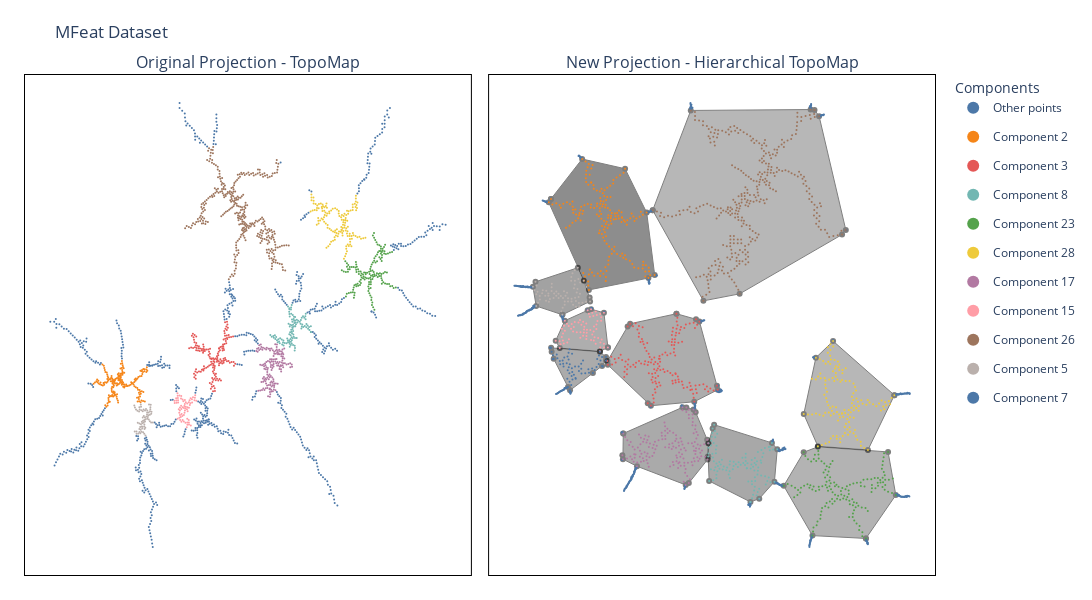

Notebook source saved alongside this figure:
### Code cell
components_to_highligth = hiertopomap_mfeat.components_to_scale

fig = plot_topomap_comparison_highlight(proj_topomap_mfeat, proj_hier_mfeat, 
                                        components_to_highligth, df_comp_mfeat,
                                        hiertopomap_mfeat
                                        )
fig.update_layout(height=600, width=1200, title='MFeat Dataset', 
                  legend= {'itemsizing': 'constant'},
                  xaxis=dict(showticklabels=False), 
                  yaxis=dict(showticklabels=False),
                  xaxis2=dict(showticklabels=False), 
                  yaxis2=dict(showticklabels=False)
                  )
fig.show()

### Figure 1 — Plotly figure (JSON) as saved in the notebook; plotly's stock layout.template omitted (floating-point values rounded to 4 significant figures; data arrays with more than 128 entries replaced by an {"elided": "..."} marker saying what was removed)
{"data": [{"legendgroup": "Other points", "marker": {"color": "#4C78A8", "size": 2}, "mode": "markers", "name": "Other points", "type": "scatter", "x": {"elided": "596 float values"}, "xaxis": "x", "y": {"elided": "596 float values"}, "yaxis": "y"}, {"legendgroup": "Component 2", "marker": {"color": "#F58518", "size": 2}, "mode": "markers", "name": "Component 2", "type": "scatter", "x": {"elided": "178 float values"}, "xaxis": "x", "y": {"elided": "178 float values"}, "yaxis": "y"}, {"legendgroup": "Component 3", "marker": {"color": "#E45756", "size": 2}, "mode": "markers", "name": "Component 3", "type": "scatter", "x": {"elided": "154 float values"}, "xaxis": "x", "y": {"elided": "154 float values"}, "yaxis": "y"}, {"legendgroup": "Component 8", "marker": {"color": "#72B7B2", "size": 2}, "mode": "markers", "name": "Component 8", "type": "scatter", "x": [709.2, 668.3, 682.7, 631.6, 706.4, 654.8, 678.1, 672.9, 670.4, 734.1, 659.1, 656.8, 664.6, 660.9, 646.4, 764.6, 673.3, 653.4, 729.1, 652.2, 738.9, 640.8, 643.7, 536.7, 631.8, 562.2, 650.3, 649.6, 732.6, 690.9, 605.6, 623.1, 647.1, 653.7, 764.6, 641.7, 639.7, 673.3, 764.6, 557.6, 734.9, 686.5, 652.5, 638.3, 754.2, 726.3, 653.2, 638.3, 673.0, 654.7, 639.8, 675.8, 571.4, 630.6, 653.1, 720.2, 667.0, 712.0, 704.6, 575.6, 658.9, 718.9, 672.2, 711.6, 682.2, 700.0, 658.5, 595.0, 644.1, 567.2, 745.7, 639.2, 548.7, 648.2, 641.6, 662.6, 664.7, 579.5, 656.2, 661.1, 714.6, 663.4, 756.4, 545.9, 641.7, 639.4, 748.3, 648.7, 627.0, 604.8, 602.5, 647.6, 661.4, 555.2, 585.6, 670.3, 528.5, 738.2, 639.9, 672.1, 612.7, 666.5, 634.7, 650.0, 583.4, 597.8], "xaxis": "x", "y": [-983.7, -959.1, -944.7, -885.7, -945.5, -1005.0, -964.8, -932.7, -1060.0, -942.9, -923.9, -953.5, -1020.0, -1057.0, -1030.0, -973.4, -973.8, -969.6, -972.7, -1023.0, -963.7, -1052.0, -1001.0, -1020.0, -1045.0, -1022.0, -917.6, -889.5, -929.0, -949.0, -1059.0, -1050.0, -1013.0, -1036.0, -998.7, -974.6, -1044.0, -973.8, -998.7, -1030.0, -918.3, -957.4, -997.9, -908.8, -976.9, -935.5, -878.8, -1036.0, -947.6, -943.6, -893.4, -956.9, -1045.0, -1037.0, -1051.0, -977.2, -949.3, -974.6, -962.9, -1032.0, -1028.0, -928.5, -1070.0, -936.2, -1026.0, -953.7, -986.0, -1033.0, -966.7, -1036.0, -970.6, -1009.0, -1025.0, -1043.0, -929.9, -1010.0, -941.5, -1041.0, -977.6, -967.4, -965.9, -975.6, -990.9, -1017.0, -1065.0, -897.6, -984.9, -898.6, -1028.0, -1037.0, -1046.0, -1058.0, -995.1, -1014.0, -1028.0, -1081.0, -1013.0, -978.0, -919.2, -1026.0, -1048.0, -931.5, -962.3, -988.7, -1050.0, -1055.0], "yaxis": "y"}, {"legendgroup": "Component 23", "marker": {"color": "#54A24B", "size": 2}, "mode": "markers", "name": "Component 23", "type": "scatter", "x": {"elided": "146 float values"}, "xaxis": "x", "y": {"elided": "146 float values"}, "yaxis": "y"}, {"legendgroup": "Component 28", "marker": {"color": "#EECA3B", "size": 2}, "mode": "markers", "name": "Component 28", "type": "scatter", "x": {"elided": "139 float values"}, "xaxis": "x", "y": {"elided": "139 float values"}, "yaxis": "y"}, {"legendgroup": "Component 17", "marker": {"color": "#B279A2", "size": 2}, "mode": "markers", "name": "Component 17", "type": "scatter", "x": {"elided": "150 float values"}, "xaxis": "x", "y": {"elided": "150 float values"}, "yaxis": "y"}, {"legendgroup": "Component 15", "marker": {"color": "#FF9DA6", "size": 2}, "mode": "markers", "name": "Component 15", "type": "scatter", "x": [8.096, 54.08, -8.78, 59.58, 30.89, 27.66, 65.4, 44.49, 10.62, 28.82, 25.01, -8.526, 24.61, 91.07, 17.44, 2.414, 72.89, -1.93, 1.614, 54.35, 34.12, -29.72, 17.75, 55.01, 86.89, 8.871, 33.66, 6.663, 88.87, 12.02, -9.887, 53.8, 22.07, 25.38, 35.89, -10.93, 53.17, -28.42, -11.39, 44.57, -4.747, 17.24, 77.96, -18.71, 30.28, 45.77, 10.21, 31.21, -12.1, -20.28, 44.88, 3.052, -0.671, 41.61, -1.166, 58.07, 2.26, 42.86, 45.38, 47.03, 36.16, 97.57, 64.23, 62.86, -17.66, 71.88, 9.789, 15.94], "xaxis": "x", "y": [-1296.0, -1403.0, -1304.0, -1325.0, -1303.0, -1330.0, -1417.0, -1318.0, -1399.0, -1360.0, -1370.0, -1314.0, -1399.0, -1282.0, -1300.0, -1369.0, -1314.0, -1360.0, -1349.0, -1337.0, -1404.0, -1306.0, -1392.0, -1413.0, -1303.0, -1328.0, -1340.0, -1379.0, -1293.0, -1365.0, -1294.0, -1313.0, -1308.0, -1338.0, -1332.0, -1284.0, -1392.0, -1317.0, -1387.0, -1386.0, -1344.0, -1336.0, -1291.0, -1305.0, -1321.0, -1413.0, -1343.0, -1350.0, -1273.0, -1295.0, -1403.0, -1392.0, -1283.0, -1424.0, -1382.0, -1304.0, -1336.0, -1344.0, -1335.0, -1353.0, -1312.0, -1306.0, -1295.0, -1317.0, -1315.0, -1300.0, -1285.0, -1374.0], "yaxis": "y"}, {"legendgroup": "Component 26", "marker": {"color": "#9D755D", "size": 2}, "mode": "markers", "name": "Component 26", "type": "scatter", "x": {"elided": "339 float values"}, "xaxis": "x", "y": {"elided": "339 float values"}, "yaxis": "y"}, {"legendgroup": "Component 5", "marker": {"color": "#BAB0AC", "size": 2}, "mode": "markers", "name": "Component 5", "type": "scatter", "x": [-232.7, -236.0, -224.5, -223.3, -205.7, -229.7, -226.1, -212.5, -221.2, -155.8, -234.4, -201.8, -205.9, -172.4, -179.5, -201.3, -245.4, -215.3, -189.6, -178.1, -193.3, -173.3, -170.1, -240.4, -251.1, -182.3, -214.6, -216.6, -209.2, -198.7, -201.6, -214.5, -212.8, -225.2, -165.2, -205.1, -228.6, -243.6, -208.4, -199.5, -250.5, -168.1, -209.9, -260.1, -165.7, -179.9, -226.7, -221.7, -195.5, -170.6, -163.5, -188.9, -188.3, -234.0, -188.0, -261.3, -197.8, -263.8, -217.7, -205.3, -204.4, -173.0, -233.9, -234.3, -253.7, -220.1, -185.3], "xaxis": "x", "y": [-1345.0, -1354.0, -1333.0, -1348.0, -1421.0, -1424.0, -1323.0, -1447.0, -1421.0, -1404.0, -1335.0, -1380.0, -1454.0, -1353.0, -1390.0, -1350.0, -1351.0, -1422.0, -1368.0, -1322.0, -1376.0, -1397.0, -1335.0, -1453.0, -1443.0, -1370.0, -1353.0, -1407.0, -1403.0, -1461.0, -1399.0, -1380.0, -1396.0, -1411.0, -1364.0, -1392.0, -1451.0, -1404.0, -1374.0, -1426.0, -1453.0, -1324.0, -1345.0, -1337.0, -1403.0, -1359.0, -1436.0, -1444.0, -1343.0, -1344.0, -1355.0, -1358.0, -1349.0, -1432.0, -1387.0, -1443.0, -1388.0, -1327.0, -1430.0, -1412.0, -1432.0, -1369.0, -1446.0, -1408.0, -1345.0, -1400.0, -1379.0], "yaxis": "y"}, {"legendgroup": "Component 7", "marker": {"color": "#4C78A8", "size": 2}, "mode": "markers", "name": "Component 7", "type": "scatter", "x": [141.6, 121.2, 152.0, 104.6, 123.8, 133.2, 112.5, 159.0, 112.0, 151.1, 160.7, 168.3, 102.9, 161.1, 185.5, 150.8, 126.7, 200.0, 131.7, 103.5, 145.6, 92.38, 102.7, 137.6, 136.1, 124.3, 98.67, 81.62, 138.8, 166.4, 70.57, 122.3, 160.7, 129.7, 175.3, 149.5, 136.2, 118.3, 121.7, 158.8, 189.5, 126.4, 149.0, 112.9, 94.11, 149.1, 170.3, 142.4, 170.9, 156.6, 84.91, 108.3, 92.47, 134.4, 164.0, 126.7, 151.0], "xaxis": "x", "y": [-1320.0, -1424.0, -1404.0, -1409.0, -1360.0, -1313.0, -1415.0, -1371.0, -1423.0, -1340.0, -1361.0, -1390.0, -1428.0, -1351.0, -1406.0, -1350.0, -1321.0, -1412.0, -1367.0, -1400.0, -1369.0, -1438.0, -1438.0, -1375.0, -1385.0, -1307.0, -1386.0, -1440.0, -1394.0, -1413.0, -1439.0, -1406.0, -1400.0, -1416.0, -1408.0, -1396.0, -1298.0, -1314.0, -1415.0, -1393.0, -1416.0, -1296.0, -1312.0, -1398.0, -1395.0, -1327.0, -1390.0, -1407.0, -1399.0, -1334.0, -1390.0, -1310.0, -1428.0, -1402.0, -1341.0, -1398.0, -1377.0], "yaxis": "y"}, {"fill": "toself", "fillcolor": "rgb(30, 30, 30)", "legendgroup": "Components", "line": {"color": "rgb(0, 0, 0)", "width": 1}, "name": "Components", "opacity": 0.5, "showlegend": false, "text": "Component 2", "type": "scatter", "x": [-3218.0, -3270.0, -2455.0, -2344.0, -970.0, -825.7, -1010.0, -1509.0, -2499.0, -3218.0], "xaxis": "x2", "y": [-2276.0, -2358.0, -4230.0, -4456.0, -4173.0, -4099.0, -2604.0, -1552.0, -1319.0, -2276.0], "yaxis": "y2"}, {"fill": "toself", "fillcolor": "rgb(93, 93, 93)", "legendgroup": "Components", "line": {"color": "rgb(0, 0, 0)", "width": 1}, "name": "Components", "opacity": 0.5, "showlegend": false, "text": "Component 3", "type": "scatter", "x": [-323.8, -1392.0, -1450.0, -1915.0, -1906.0, -985.1, -913.0, 86.65, 629.6, 611.3, 206.3, 127.0, -323.8], "xaxis": "x2", "y": [-5027.0, -5267.0, -5335.0, -6162.0, -6252.0, -7170.0, -7231.0, -7136.0, -6849.0, -6755.0, -5210.0, -5159.0, -5027.0], "yaxis": "y2"}, {"fill": "toself", "fillcolor": "rgb(72, 72, 72)", "legendgroup": "Components", "line": {"color": "rgb(0, 0, 0)", "width": 1}, "name": "Components", "opacity": 0.5, "showlegend": false, "text": "Component 5", "type": "scatter", "x": [-2955.0, -2316.0, -2326.0, -2464.0, -2599.0, -3575.0, -3635.0, -3559.0, -2955.0], "xaxis": "x2", "y": [-5051.0, -4731.0, -4641.0, -4234.0, -3925.0, -4262.0, -4382.0, -4843.0, -5051.0], "yaxis": "y2"}, {"fill": "toself", "fillcolor": "rgb(89, 89, 89)", "legendgroup": "Components", "line": {"color": "rgb(0, 0, 0)", "width": 1}, "name": "Components", "opacity": 0.5, "showlegend": false, "text": "Component 7", "type": "scatter", "x": [-2090.0, -3215.0, -3203.0, -3156.0, -2826.0, -2779.0, -2251.0, -2040.0, -1948.0, -1948.0, -2090.0], "xaxis": "x2", "y": [-5939.0, -5845.0, -5936.0, -6107.0, -6782.0, -6863.0, -6448.0, -6277.0, -6149.0, -6066.0, -5939.0], "yaxis": "y2"}, {"fill": "toself", "fillcolor": "rgb(83, 83, 83)", "legendgroup": "Components", "line": {"color": "rgb(0, 0, 0)", "width": 1}, "name": "Components", "opacity": 0.5, "showlegend": false, "text": "Component 8", "type": "scatter", "x": [408.2, 430.8, 1384.0, 1587.0, 1937.0, 2002.0, 1880.0, 545.4, 510.8, 418.2, 408.2], "xaxis": "x2", "y": [-8448.0, -9035.0, -9536.0, -9459.0, -9050.0, -8273.0, -8122.0, -7686.0, -7775.0, -8130.0, -8448.0], "yaxis": "y2"}, {"fill": "toself", "fillcolor": "rgb(96, 96, 96)", "legendgroup": "Components", "line": {"color": "rgb(0, 0, 0)", "width": 1}, "name": "Components", "opacity": 0.5, "showlegend": false, "text": "Component 15", "type": "scatter", "x": [-1905.0, -1997.0, -2293.0, -2371.0, -2899.0, -3109.0, -3015.0, -2089.0, -1905.0], "xaxis": "x2", "y": [-5837.0, -5004.0, -4919.0, -4945.0, -5193.0, -5673.0, -5850.0, -5928.0, -5837.0], "yaxis": "y2"}, {"fill": "toself", "fillcolor": "rgb(87, 87, 87)", "legendgroup": "Components", "line": {"color": "rgb(0, 0, 0)", "width": 1}, "name": "Components", "opacity": 0.5, "showlegend": false, "text": "Component 17", "type": "scatter", "x": [-1550.0, -1571.0, -1558.0, -1234.0, -109.8, -37.65, 394.5, 406.9, 385.8, 119.8, 69.16, -94.2, -182.5, -1550.0], "xaxis": "x2", "y": [-7897.0, -8421.0, -8511.0, -8682.0, -9129.0, -9084.0, -8522.0, -8130.0, -8047.0, -7388.0, -7324.0, -7271.0, -7269.0, -7897.0], "yaxis": "y2"}, {"fill": "toself", "fillcolor": "rgb(105, 105, 105)", "legendgroup": "Components", "line": {"color": "rgb(0, 0, 0)", "width": 1}, "name": "Components", "opacity": 0.5, "showlegend": false, "text": "Component 23", "type": "scatter", "x": [4047.0, 4737.0, 4559.0, 2939.0, 2612.0, 2152.0, 2815.0, 4047.0], "xaxis": "x2", "y": [-10410.0, -9373.0, -8339.0, -8216.0, -8346.0, -9151.0, -10340.0, -10410.0], "yaxis": "y2"}, {"fill": "toself", "fillcolor": "rgb(113, 113, 113)", "legendgroup": "Components", "line": {"color": "rgb(0, 0, 0)", "width": 1}, "name": "Components", "opacity": 0.5, "showlegend": false, "text": "Component 26", "type": "scatter", "x": [-871.3, 297.7, 1134.0, 3497.0, 3584.0, 2967.0, 2861.0, 2772.0, 7.052, -871.3], "xaxis": "x2", "y": [-2547.0, -4718.0, -4551.0, -3130.0, -3018.0, -292.7, -142.2, -134.2, -155.6, -2547.0], "yaxis": "y2"}, {"fill": "toself", "fillcolor": "rgb(114, 114, 114)", "legendgroup": "Components", "line": {"color": "rgb(0, 0, 0)", "width": 1}, "name": "Components", "opacity": 0.5, "showlegend": false, "text": "Component 28", "type": "scatter", "x": [4704.0, 3290.0, 2893.0, 2614.0, 2940.0, 4095.0, 4704.0], "xaxis": "x2", "y": [-6978.0, -5682.0, -6081.0, -7432.0, -8203.0, -8290.0, -6978.0], "yaxis": "y2"}, {"legendgroup": "Other points", "marker": {"color": "#4C78A8", "size": 2}, "mode": "markers", "name": "Other points", "showlegend": false, "type": "scatter", "x": {"elided": "596 float values"}, "xaxis": "x2", "y": {"elided": "596 float values"}, "yaxis": "y2"}, {"legendgroup": "Component 2", "marker": {"color": "#F58518", "size": 2}, "mode": "markers", "name": "Component 2", "showlegend": false, "type": "scatter", "x": {"elided": "178 float values"}, "xaxis": "x2", "y": {"elided": "178 float values"}, "yaxis": "y2"}, {"legendgroup": "Component 3", "marker": {"color": "#E45756", "size": 2}, "mode": "markers", "name": "Component 3", "showlegend": false, "type": "scatter", "x": {"elided": "154 float values"}, "xaxis": "x2", "y": {"elided": "154 float values"}, "yaxis": "y2"}, {"legendgroup": "Component 8", "marker": {"color": "#72B7B2", "size": 2}, "mode": "markers", "name": "Component 8", "showlegend": false, "type": "scatter", "x": [1334.0, 1405.0, 1565.0, 1880.0, 1631.0, 993.7, 1389.0, 1631.0, 599.6, 1737.0, 1658.0, 1414.0, 904.0, 597.8, 766.6, 1587.0, 1302.0, 1275.0, 1483.0, 846.0, 1586.0, 574.4, 995.9, 510.8, 599.7, 572.2, 1682.0, 1905.0, 1844.0, 1555.0, 408.2, 537.6, 903.7, 744.8, 1384.0, 1198.0, 633.0, 1302.0, 1384.0, 492.5, 1937.0, 1474.0, 1045.0, 1716.0, 1527.0, 1772.0, 2002.0, 698.1, 1512.0, 1487.0, 1844.0, 1445.0, 418.2, 665.7, 620.9, 1420.0, 1479.0, 1415.0, 1486.0, 535.2, 826.2, 1806.0, 524.7, 1721.0, 911.0, 1545.0, 1159.0, 587.6, 1269.0, 479.0, 1551.0, 911.8, 505.0, 668.6, 1556.0, 976.5, 1534.0, 472.6, 1219.0, 1316.0, 1493.0, 1258.0, 1421.0, 564.1, 471.6, 1808.0, 1444.0, 1830.0, 724.8, 586.3, 505.9, 550.6, 1094.0, 617.2, 601.1, 430.8, 545.4, 1469.0, 1637.0, 881.6, 516.6, 1620.0, 1275.0, 1111.0, 416.6, 415.0], "xaxis": "x2", "y": [-9046.0, -8643.0, -8713.0, -8122.0, -8906.0, -8676.0, -8738.0, -8598.0, -8971.0, -9119.0, -8460.0, -8533.0, -8800.0, -8884.0, -8686.0, -9459.0, -8728.0, -8555.0, -9172.0, -8709.0, -9222.0, -8709.0, -8573.0, -7775.0, -8616.0, -7986.0, -8370.0, -8277.0, -9065.0, -8792.0, -8448.0, -8560.0, -8640.0, -8762.0, -9536.0, -8476.0, -8676.0, -8728.0, -9536.0, -7974.0, -9050.0, -8783.0, -8635.0, -8247.0, -9386.0, -9035.0, -8273.0, -8638.0, -8644.0, -8486.0, -8211.0, -8695.0, -8130.0, -8580.0, -8804.0, -9114.0, -8602.0, -9040.0, -8945.0, -8123.0, -8778.0, -8954.0, -9016.0, -8919.0, -8960.0, -8880.0, -8647.0, -8282.0, -8472.0, -8068.0, -9298.0, -8564.0, -7888.0, -8740.0, -8338.0, -8754.0, -8559.0, -8183.0, -8602.0, -8610.0, -9034.0, -8654.0, -9446.0, -7839.0, -8756.0, -8221.0, -9363.0, -8298.0, -8524.0, -8372.0, -8382.0, -8780.0, -8698.0, -7904.0, -8190.0, -9035.0, -7686.0, -9261.0, -8292.0, -8878.0, -8472.0, -8543.0, -8382.0, -8586.0, -8240.0, -8374.0], "yaxis": "y2"}, {"legendgroup": "Component 23", "marker": {"color": "#54A24B", "size": 2}, "mode": "markers", "name": "Component 23", "showlegend": false, "type": "scatter", "x": {"elided": "146 float values"}, "xaxis": "x2", "y": {"elided": "146 float values"}, "yaxis": "y2"}, {"legendgroup": "Component 28", "marker": {"color": "#EECA3B", "size": 2}, "mode": "markers", "name": "Component 28", "showlegend": false, "type": "scatter", "x": {"elided": "139 float values"}, "xaxis": "x2", "y": {"elided": "139 float values"}, "yaxis": "y2"}, {"legendgroup": "Component 17", "marker": {"color": "#B279A2", "size": 2}, "mode": "markers", "name": "Component 17", "showlegend": false, "type": "scatter", "x": {"elided": "150 float values"}, "xaxis": "x2", "y": {"elided": "150 float values"}, "yaxis": "y2"}, {"legendgroup": "Component 15", "marker": {"color": "#FF9DA6", "size": 2}, "mode": "markers", "name": "Component 15", "showlegend": false, "type": "scatter", "x": [-2147.0, -2921.0, -2242.0, -2294.0, -2170.0, -2388.0, -3015.0, -2266.0, -2965.0, -2622.0, -2707.0, -2321.0, -2940.0, -1905.0, -2170.0, -2740.0, -2187.0, -2670.0, -2584.0, -2403.0, -2967.0, -2293.0, -2897.0, -2999.0, -2082.0, -2403.0, -2458.0, -2809.0, -1995.0, -2691.0, -2160.0, -2213.0, -2225.0, -2455.0, -2393.0, -2083.0, -2842.0, -2371.0, -2899.0, -2804.0, -2549.0, -2449.0, -1996.0, -2266.0, -2311.0, -3020.0, -2516.0, -2538.0, -1997.0, -2185.0, -2943.0, -2917.0, -2058.0, -3109.0, -2849.0, -2131.0, -2475.0, -2477.0, -2399.0, -2542.0, -2234.0, -2089.0, -2049.0, -2231.0, -2343.0, -2077.0, -2062.0, -2754.0], "xaxis": "x2", "y": [-5201.0, -5738.0, -5081.0, -5656.0, -5394.0, -5412.0, -5850.0, -5526.0, -5388.0, -5469.0, -5455.0, -5099.0, -5498.0, -5837.0, -5283.0, -5275.0, -5744.0, -5224.0, -5236.0, -5635.0, -5582.0, -4919.0, -5433.0, -5761.0, -5838.0, -5260.0, -5475.0, -5324.0, -5837.0, -5344.0, -5056.0, -5592.0, -5332.0, -5406.0, -5481.0, -5031.0, -5714.0, -4945.0, -5193.0, -5636.0, -5177.0, -5338.0, -5748.0, -5004.0, -5418.0, -5689.0, -5294.0, -5471.0, -5004.0, -4975.0, -5666.0, -5316.0, -5111.0, -5673.0, -5267.0, -5611.0, -5220.0, -5555.0, -5560.0, -5603.0, -5451.0, -5928.0, -5645.0, -5670.0, -5029.0, -5714.0, -5198.0, -5389.0], "yaxis": "y2"}, {"legendgroup": "Component 26", "marker": {"color": "#9D755D", "size": 2}, "mode": "markers", "name": "Component 26", "showlegend": false, "type": "scatter", "x": {"elided": "339 float values"}, "xaxis": "x2", "y": {"elided": "339 float values"}, "yaxis": "y2"}, {"legendgroup": "Component 5", "marker": {"color": "#BAB0AC", "size": 2}, "mode": "markers", "name": "Component 5", "showlegend": false, "type": "scatter", "x": [-2666.0, -2752.0, -2545.0, -2669.0, -3241.0, -3328.0, -2464.0, -3475.0, -3278.0, -2955.0, -2586.0, -2883.0, -3517.0, -2573.0, -2902.0, -2624.0, -2749.0, -3277.0, -2743.0, -2326.0, -2824.0, -2948.0, -2408.0, -3601.0, -3553.0, -2744.0, -2688.0, -3146.0, -3096.0, -3559.0, -3041.0, -2918.0, -3044.0, -3205.0, -2640.0, -2991.0, -3557.0, -3199.0, -2847.0, -3266.0, -3635.0, -2316.0, -2606.0, -2670.0, -2978.0, -2642.0, -3422.0, -3477.0, -2549.0, -2492.0, -2564.0, -2661.0, -2581.0, -3408.0, -2900.0, -3575.0, -2940.0, -2599.0, -3349.0, -3158.0, -3332.0, -2708.0, -3527.0, -3203.0, -2722.0, -3095.0, -2826.0], "xaxis": "x2", "y": [-4237.0, -4234.0, -4276.0, -4327.0, -4675.0, -4478.0, -4234.0, -4686.0, -4542.0, -5051.0, -4196.0, -4597.0, -4762.0, -4773.0, -4812.0, -4518.0, -4145.0, -4596.0, -4666.0, -4641.0, -4657.0, -4885.0, -4741.0, -4466.0, -4349.0, -4735.0, -4414.0, -4542.0, -4596.0, -4843.0, -4649.0, -4489.0, -4545.0, -4481.0, -4862.0, -4600.0, -4561.0, -4307.0, -4523.0, -4741.0, -4382.0, -4731.0, -4431.0, -3983.0, -4966.0, -4724.0, -4536.0, -4601.0, -4549.0, -4763.0, -4853.0, -4646.0, -4627.0, -4463.0, -4731.0, -4262.0, -4653.0, -3925.0, -4597.0, -4652.0, -4716.0, -4811.0, -4502.0, -4395.0, -4058.0, -4493.0, -4733.0], "yaxis": "y2"}, {"legendgroup": "Component 7", "marker": {"color": "#4C78A8", "size": 2}, "mode": "markers", "name": "Component 7", "showlegend": false, "type": "scatter", "x": [-2117.0, -3004.0, -2793.0, -2911.0, -2478.0, -2075.0, -2949.0, -2514.0, -3015.0, -2269.0, -2428.0, -2652.0, -3069.0, -2341.0, -2750.0, -2355.0, -2152.0, -2779.0, -2522.0, -2836.0, -2519.0, -3171.0, -3156.0, -2579.0, -2663.0, -2039.0, -2732.0, -3203.0, -2736.0, -2841.0, -3215.0, -2856.0, -2742.0, -2927.0, -2790.0, -2727.0, -1948.0, -2110.0, -2937.0, -2690.0, -2826.0, -1948.0, -2040.0, -2812.0, -2812.0, -2167.0, -2647.0, -2832.0, -2722.0, -2210.0, -2789.0, -2090.0, -3085.0, -2808.0, -2251.0, -2784.0, -2573.0], "xaxis": "x2", "y": [-6229.0, -6235.0, -6455.0, -6074.0, -6150.0, -6149.0, -6149.0, -6458.0, -6158.0, -6342.0, -6456.0, -6566.0, -6091.0, -6441.0, -6732.0, -6356.0, -6109.0, -6863.0, -6227.0, -6049.0, -6345.0, -6022.0, -6107.0, -6289.0, -6293.0, -6065.0, -5987.0, -5936.0, -6331.0, -6587.0, -5845.0, -6214.0, -6519.0, -6292.0, -6654.0, -6421.0, -6149.0, -6029.0, -6225.0, -6492.0, -6782.0, -6066.0, -6277.0, -6124.0, -5964.0, -6303.0, -6582.0, -6381.0, -6602.0, -6376.0, -5881.0, -5939.0, -6005.0, -6307.0, -6448.0, -6237.0, -6402.0], "yaxis": "y2"}], "layout": {"annotations": [{"font": {"size": 16}, "showarrow": false, "text": "Original Projection - TopoMap", "x": 0.245, "xanchor": "center", "xref": "paper", "y": 1, "yanchor": "bottom", "yref": "paper"}, {"font": {"size": 16}, "showarrow": false, "text": "New Projection - Hierarchical TopoMap", "x": 0.755, "xanchor": "center", "xref": "paper", "y": 1, "yanchor": "bottom", "yref": "paper"}], "height": 600, "legend": {"itemsizing": "constant", "title": {"text": "Components"}}, "margin": {"b": 25, "l": 25, "r": 25, "t": 75}, "plot_bgcolor": "white", "title": {"text": "MFeat Dataset"}, "width": 1200, "xaxis": {"anchor": "y", "domain": [0, 0.49], "linecolor": "black", "linewidth": 1, "mirror": true, "showline": true, "showticklabels": false}, "xaxis2": {"anchor": "y2", "domain": [0.51, 1], "linecolor": "black", "linewidth": 1, "mirror": true, "showline": true, "showticklabels": false}, "yaxis": {"anchor": "x", "domain": [0, 1], "linecolor": "black", "linewidth": 1, "mirror": true, "showline": true, "showticklabels": false}, "yaxis2": {"anchor": "x2", "domain": [0, 1], "linecolor": "black", "linewidth": 1, "mirror": true, "showline": true, "showticklabels": false}}}
